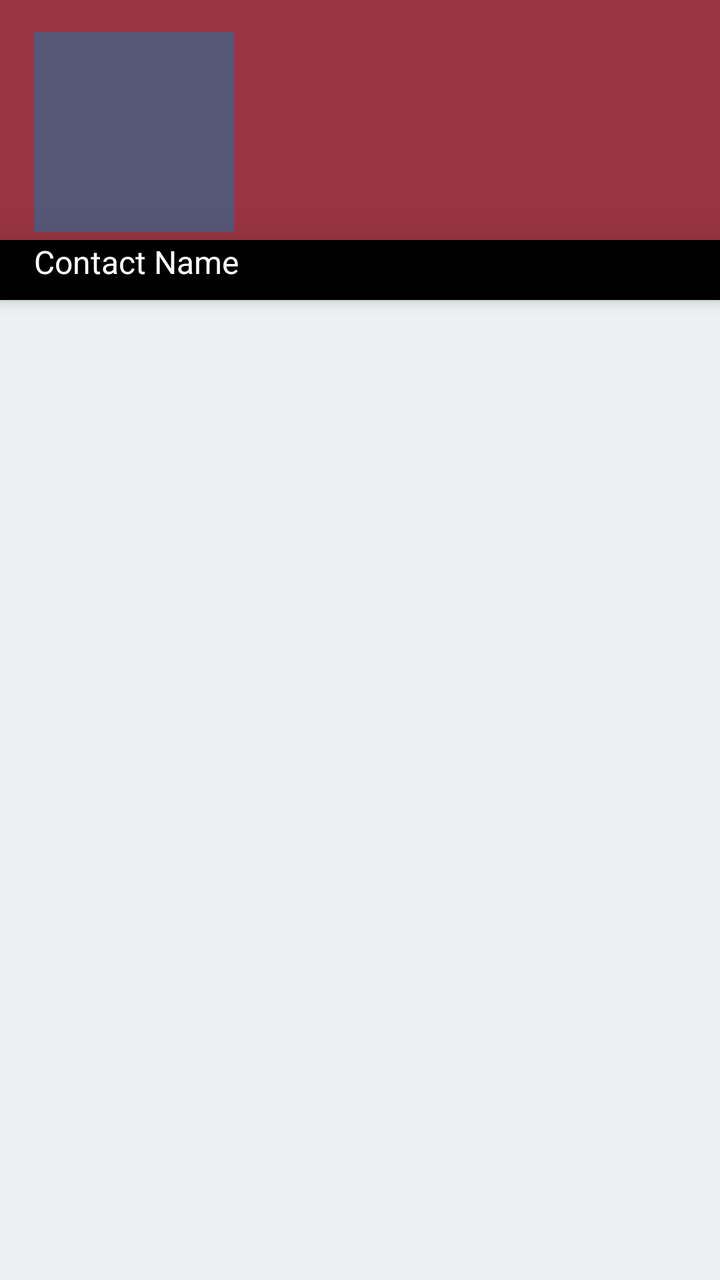
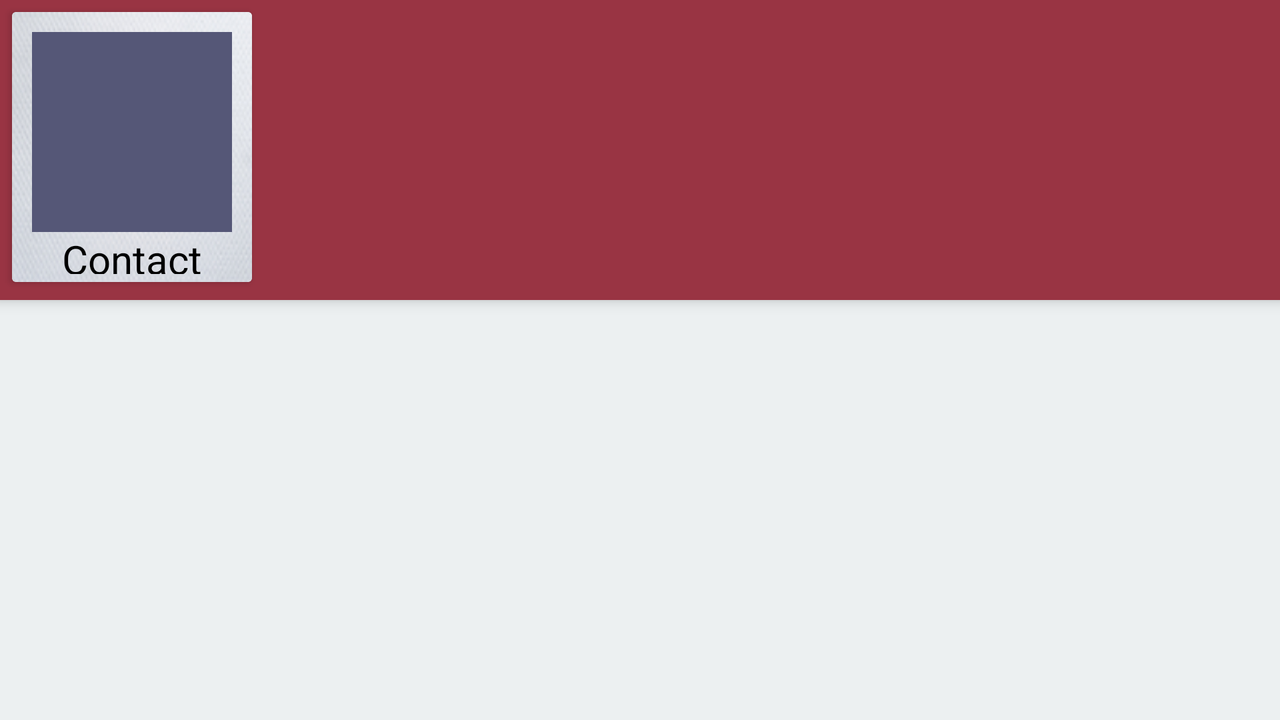

First picture: res/layout/ on a phone held upright. Second picture: the repository's own variant of that layout, on a device whose configuration matches the variant's folder. Source for both follows.
<!-- AndroidManifest.xml: application theme AppTheme -->
<!-- res/layout/fragment_edit_contact.xml -->
<android.support.design.widget.CoordinatorLayout xmlns:android="http://schemas.android.com/apk/res/android"
    xmlns:app="http://schemas.android.com/apk/res-auto"
    xmlns:tools="http://schemas.android.com/tools"
    android:layout_width="match_parent"
    android:layout_height="match_parent"
    android:orientation="vertical"
    tools:context="nyc.c4q.jonathancolon.studentcouncilapp.contactlist.EditContactFragment">


    <android.support.design.widget.AppBarLayout
        android:id="@+id/main.appbar"
        android:layout_width="match_parent"
        android:theme="@style/ThemeOverlay.AppCompat.Dark.ActionBar"
        android:fitsSystemWindows="true"
        android:layout_height="150dp"
        app:layout_scrollFlags="scroll|snap|enterAlways"
        >




        <android.support.design.widget.CollapsingToolbarLayout
            android:id="@+id/main.collapsing"
            android:layout_width="match_parent"
            android:layout_height="match_parent"
            app:layout_scrollFlags="scroll|snap|enterAlways"
            android:fitsSystemWindows="true"
            app:expandedTitleMarginStart="48dp"
            app:expandedTitleMarginEnd="64dp"
            >
            <FrameLayout
                android:layout_width="match_parent"
                android:layout_height="match_parent">

                <RelativeLayout
                    android:layout_width="match_parent"
                    android:layout_height="match_parent">

                    <ImageView
                        android:id="@+id/background_image"
                        android:layout_width="match_parent"
                        android:layout_height="match_parent"
                        android:layout_gravity="center"
                        android:background="#993443"
                        android:scaleType="centerCrop"
                        />

                </RelativeLayout>

                <RelativeLayout
                    android:layout_width="match_parent"
                    android:layout_height="match_parent">

                    <TextView
                        android:id="@+id/contact_name"
                        android:layout_width="match_parent"
                        android:background="#000000"
                        android:layout_height="30dp"
                        android:layout_alignParentBottom="true"
                        android:layout_centerHorizontal="true"
                        android:textAlignment="textStart"
                        android:paddingLeft="17dp"
                        android:elevation="15dp"
                        android:text="Contact Name"
                        android:textColor="#ffffff"
                        android:textSize="16sp" />

                    <ImageView
                        android:id="@+id/contact_img"
                        android:layout_width="100dp"
                        android:layout_height="100dp"
                        android:layout_gravity="center"
                        android:foregroundGravity="center"
                        android:layout_marginStart="17dp"
                        android:layout_marginBottom="4dp"
                        android:background="#555777"
                        android:scaleType="centerCrop"
                        android:layout_above="@+id/contact_name"
                        android:layout_alignParentStart="true" />
                </RelativeLayout>
            </FrameLayout>

        </android.support.design.widget.CollapsingToolbarLayout>

        <Toolbar
            android:layout_width="match_parent"
            android:layout_height="match_parent">


        </Toolbar>
        <LinearLayout
            android:id="@+id/title_container"
            app:layout_scrollFlags="scroll|enterAlways"
            android:orientation="vertical"
            android:layout_width="match_parent"
            android:layout_height="match_parent" />

        <android.support.design.widget.TabLayout
            android:layout_height="30dp"
            android:layout_width="match_parent"
            android:id="@+id/sliding_tabs"
            app:tabMaxWidth="0dp"
            app:tabGravity="fill"
            app:tabMode="fixed"
            />
        <android.support.v4.view.ViewPager
            android:id="@+id/viewpager"
            android:layout_width="match_parent"
            android:layout_height="0px"
            android:layout_weight="1"
            android:background="@android:color/white" />
    </android.support.design.widget.AppBarLayout>


    <android.support.v7.widget.RecyclerView
        android:id="@+id/recycler_view"
        app:layout_behavior="@string/appbar_scrolling_view_behavior"
        android:layout_width="match_parent"
        android:layout_height="wrap_content"
        android:layout_gravity="bottom"
        android:background="#ffffff"
        android:scrollbars="vertical">

    </android.support.v7.widget.RecyclerView>


</android.support.design.widget.CoordinatorLayout>
<!-- resources referenced by this layout -->
<resources>
  <style name="AppTheme" parent="Theme.AppCompat.Light.NoActionBar">
          
          <item name="colorPrimary">@color/cardview_dark_background</item>
          <item name="colorPrimaryDark">@color/cardview_dark_background</item>
          <item name="colorAccent">@color/red_madder</item>
          <item name="android:windowBackground">@color/primary_background</item>
          <item name="android:textColorPrimary">@color/light_font</item>
          <item name="android:colorBackground">@color/cardview_dark_background</item>
          <item name="android:textColorSecondary">@color/cardview_dark_background</item>
      </style>
  <color name="primary_background">#ECF0F1</color>
</resources>
<!-- res/layout-land/fragment_edit_contact.xml (the repository's variant of the layout above) -->
<!-- drawn on the phone turned sideways -->
<android.support.design.widget.CoordinatorLayout xmlns:android="http://schemas.android.com/apk/res/android"
    xmlns:app="http://schemas.android.com/apk/res-auto"
    xmlns:tools="http://schemas.android.com/tools"
    android:layout_width="match_parent"
    android:layout_height="match_parent"
    android:orientation="vertical"
    tools:context="nyc.c4q.jonathancolon.inContaq.contactlist.EditContactFragment">


    <android.support.design.widget.AppBarLayout
        android:id="@+id/main.appbar"
        android:layout_width="match_parent"
        android:layout_height="150dp"
        android:fitsSystemWindows="true"
        android:theme="@style/ThemeOverlay.AppCompat.Dark.ActionBar"
        app:layout_scrollFlags="scroll|snap|enterAlways">


        <android.support.design.widget.CollapsingToolbarLayout
            android:id="@+id/main.collapsing"
            android:layout_width="match_parent"
            android:layout_height="match_parent"
            android:fitsSystemWindows="true"
            app:expandedTitleMarginEnd="64dp"
            app:expandedTitleMarginStart="48dp"
            app:layout_scrollFlags="scroll|snap|enterAlways">

            <FrameLayout
                android:layout_width="match_parent"
                android:layout_height="match_parent">

                <RelativeLayout
                    android:layout_width="match_parent"
                    android:layout_height="match_parent">

                    <ImageView
                        android:id="@+id/background_image"
                        android:layout_width="match_parent"
                        android:layout_height="match_parent"
                        android:layout_gravity="center"
                        android:background="#993443"
                        android:scaleType="centerCrop" />
                </RelativeLayout>


                <RelativeLayout
                    android:layout_width="match_parent"
                    android:layout_height="match_parent">

                    <android.support.v7.widget.CardView
                        android:layout_width="wrap_content"
                        android:layout_height="wrap_content"
                        android:elevation="24dp"
                        android:layout_marginLeft="6dp"
                        android:layout_marginTop="6dp">

                        <RelativeLayout
                            android:layout_width="match_parent"
                            android:layout_height="match_parent">

                            <TextView

                                tools:context=""
                                fontPath="fonts/BrownBagLunch.ttf"
                                android:id="@+id/contact_name"
                                android:layout_width="120dp"
                                android:background="@drawable/bg_polaroid_texture"
                                android:gravity="center|bottom"
                                android:paddingTop="110dp"
                                android:text="Contact Name"
                                android:textAlignment="center"
                                android:textColor="#000000"
                                android:paddingBottom="4dp"
                                android:textSize="20sp"
                                android:elevation="24dp"
                                android:layout_height="135dp"
                                tools:ignore="MissingPrefix" />
                        </RelativeLayout>

                        <RelativeLayout
                            android:layout_width="match_parent"
                            android:layout_height="match_parent">

                            <ImageView
                                android:id="@+id/contact_img"
                                android:layout_width="100dp"
                                android:layout_height="100dp"
                                android:layout_marginTop="10dp"
                                android:layout_gravity="center"
                                android:background="#555777"
                                android:foregroundGravity="center"
                                android:scaleType="centerCrop"
                                android:layout_alignParentTop="true"
                                android:layout_centerHorizontal="true" />
                        </RelativeLayout>
                    </android.support.v7.widget.CardView>


                </RelativeLayout>
            </FrameLayout>

        </android.support.design.widget.CollapsingToolbarLayout>

        <Toolbar
            android:layout_width="match_parent"
            android:layout_height="match_parent">


        </Toolbar>

        <LinearLayout
            android:id="@+id/title_container"
            android:layout_width="match_parent"
            android:layout_height="match_parent"
            android:orientation="vertical"
            app:layout_scrollFlags="scroll|enterAlways" />

        <android.support.design.widget.TabLayout
            android:id="@+id/sliding_tabs"
            android:layout_width="match_parent"
            android:layout_height="30dp"
            app:tabGravity="fill"
            app:tabMaxWidth="0dp"
            app:tabMode="fixed" />

        <android.support.v4.view.ViewPager
            android:id="@+id/viewpager"
            android:layout_width="match_parent"
            android:layout_height="0px"
            android:layout_weight="1"
            android:background="@android:color/white" />
    </android.support.design.widget.AppBarLayout>


    <android.support.v7.widget.RecyclerView
        android:id="@+id/recycler_view"
        android:layout_width="match_parent"
        android:layout_height="wrap_content"
        android:layout_gravity="bottom"
        android:background="#ffffff"
        android:scrollbars="vertical"
        app:layout_behavior="@string/appbar_scrolling_view_behavior">

    </android.support.v7.widget.RecyclerView>


</android.support.design.widget.CoordinatorLayout>
<!-- resources referenced by the variant -->
<!-- as the phone turned sideways resolves them -->
<resources>
  <!-- drawable bg_polaroid_texture: png bitmap (drawable, 19416 bytes) -->
  <style name="AppTheme" parent="Theme.AppCompat.Light.NoActionBar">
          
          <item name="colorPrimary">@color/cardview_dark_background</item>
          <item name="colorPrimaryDark">@color/cardview_dark_background</item>
          <item name="colorAccent">@color/red_madder</item>
          <item name="android:windowBackground">@color/primary_background</item>
          <item name="android:textColorPrimary">@color/light_font</item>
          <item name="android:colorBackground">@color/cardview_dark_background</item>
          <item name="android:textColorSecondary">@color/cardview_dark_background</item>
      </style>
  <color name="primary_background">#ECF0F1</color>
</resources>
